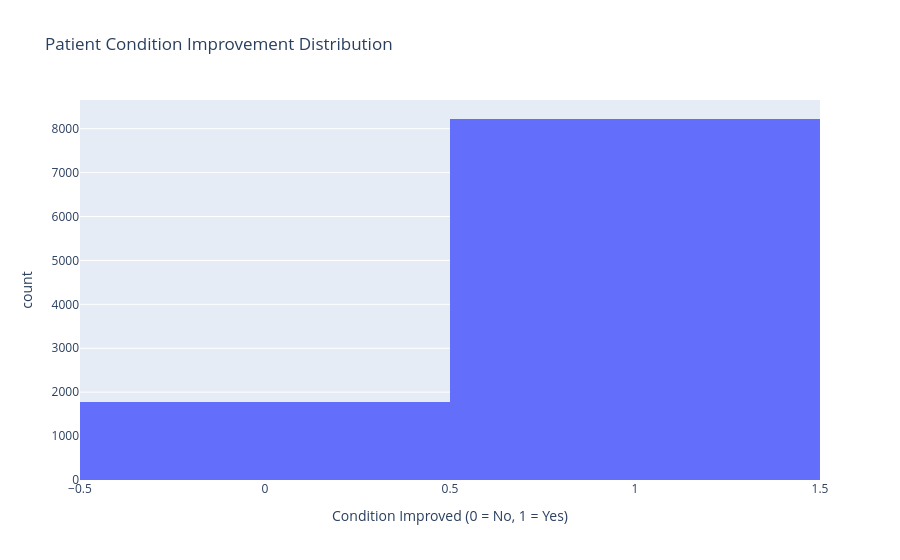

The code cell stored with this chart in its notebook:
### Code cell
fig = px.histogram(
    df,
    x="Condition_Improved",
    title="Patient Condition Improvement Distribution",
    labels={"Condition_Improved": "Condition Improved (0 = No, 1 = Yes)"}
)

fig.show()

### Figure 1 — Plotly figure (JSON) as saved in the notebook; plotly's stock layout.template omitted (floating-point values rounded to 4 significant figures; data arrays with more than 128 entries replaced by an {"elided": "..."} marker saying what was removed)
{"data": [{"bingroup": "x", "hovertemplate": "Condition Improved (0 = No, 1 = Yes)=%{x}<br>count=%{y}<extra></extra>", "legendgroup": "", "marker": {"color": "#636efa", "pattern": {"shape": ""}}, "name": "", "orientation": "v", "showlegend": false, "type": "histogram", "x": {"elided": "10000 int values"}, "xaxis": "x", "yaxis": "y"}], "layout": {"barmode": "relative", "legend": {"tracegroupgap": 0}, "title": {"text": "Patient Condition Improvement Distribution"}, "xaxis": {"anchor": "y", "domain": [0, 1], "title": {"text": "Condition Improved (0 = No, 1 = Yes)"}}, "yaxis": {"anchor": "x", "domain": [0, 1], "title": {"text": "count"}}}}
